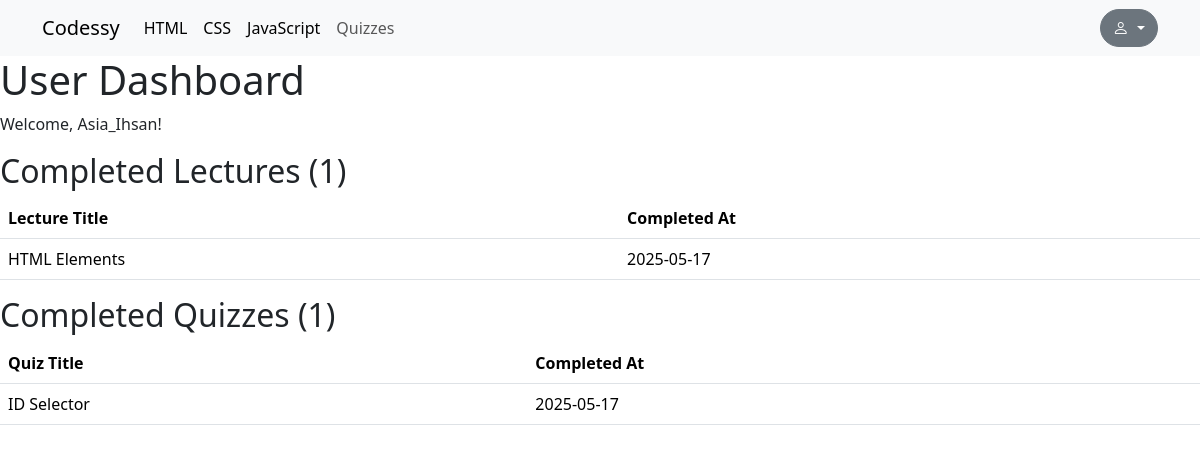
Screenshot of /user_dashboard.php (signed in) with the database file from the repository.
### tables this page shows
CREATE TABLE `programing_language` (
  `id` int(11) NOT NULL,
  `language_name` varchar(255) NOT NULL,
  `created_at` date NOT NULL
);

CREATE TABLE `completed_lectures` (
  `id` int(11) NOT NULL,
  `user_id` int(11) NOT NULL,
  `language_id` int(11) NOT NULL,
  `lecture_id` int(11) NOT NULL,
  `created_at` date NOT NULL
);

CREATE TABLE `lectures` (
  `id` int(11) NOT NULL,
  `admin_id` int(11) NOT NULL,
  `language_id` int(11) NOT NULL,
  `lecture_title` varchar(255) NOT NULL,
  `lecture_code` text NOT NULL,
  `created_at` date NOT NULL
);

CREATE TABLE `quizzes` (
  `id` int(11) NOT NULL,
  `admin_id` int(11) NOT NULL,
  `language_id` int(11) NOT NULL,
  `lecture_id` int(11) NOT NULL,
  `quiz_title` varchar(255) NOT NULL,
  `quiz_content` text NOT NULL,
  `quiz_code` text NOT NULL,
  `quiz_answer` text NOT NULL,
  `created_at` date NOT NULL
);

CREATE TABLE `completed_quizzes` (
  `id` int(11) NOT NULL,
  `user_id` int(11) NOT NULL,
  `quiz_id` int(11) NOT NULL,
  `user_answer` text NOT NULL,
  `created_at` date NOT NULL
);

### config.php (called while the page is built, shortened)
<?php
require_once 'session.php';
class Database {
    private $pdo;
    public function __construct() {
        try {
            $this->pdo = new PDO("mysql:host=" . DB_SERVER . ";dbname=" . DB_NAME, DB_USERNAME, DB_PASSWORD);
            $this->pdo->setAttribute(PDO::ATTR_ERRMODE, PDO::ERRMODE_EXCEPTION);
        } catch(PDOException $e) {
            die("ERROR: Could not connect. " . $e->getMessage());
        }
    }
    public function query($sql) {
        try {
            $stmt = $this->pdo->prepare($sql);
            $stmt->execute();
            return $stmt;
        } catch(PDOException $e) {
            return false;
        }
    }
}
$pdo = new Database();
?>

### session.php (called while the page is built, shortened)
<?php
class Session{
    private function Check_login(){
        if(isset($_SESSION['username']) && isset($_SESSION['isLoggedIn'])){
            $this->username = $_SESSION['username'];
            $this->userID = $_SESSION['userID'];
        } else {
            unset($this->username);
            unset($this->password);
            unset($this->userID);
            unset($this->isLoggedIn);
        }
    }
}
$session = new Session();
?>

### user_dashboard.php (the view, shortened to what this page needs)
<?php
require_once 'config.php';
require_once 'nav.php';
?>
<!DOCTYPE html>
<html lang="en">
<head>
</head>
<body>
    <h1>User Dashboard</h1>
    <p>Welcome, <?php echo htmlspecialchars($session->username); ?>!</p>
    <?php
    $sql = "SELECT lectures.lecture_title, completed_lectures.created_at AS completed_at FROM lectures JOIN completed_lectures ON lectures.id = completed_lectures.lecture_id WHERE completed_lectures.user_id = '$session->userID'";
    $stmt = $pdo->query($sql);
    if($stmt->rowCount() > 0) { ?>
        <h2>Completed Lectures (<?php echo $stmt->rowCount(); ?>)</h2>
        <table class="table">
            <thead>
                <tr>
                    <th>Lecture Title</th>
                    <th>Completed At</th>
                </tr>
            </thead>
            <tbody>
                <?php foreach ($stmt as $row) { ?>
                    <tr>
                        <td><?php echo htmlspecialchars($row['lecture_title']); ?></td>
                        <td><?php echo htmlspecialchars($row['completed_at']); ?></td>
                    </tr>
                <?php } ?>
            </tbody>
        </table>
    <?php } else { ?>
        <p>No completed lectures found.</p>
    <?php } ?>
    <?php
    $sql = "SELECT quizzes.quiz_title, completed_quizzes.created_at AS completed_at FROM quizzes JOIN completed_quizzes ON quizzes.id = completed_quizzes.quiz_id WHERE completed_quizzes.user_id = '$session->userID'";
    $stmt = $pdo->query($sql);
    if($stmt->rowCount() > 0) { ?>
        <h2>Completed Quizzes (<?php echo $stmt->rowCount(); ?>)</h2>
        <table class="table">
            <thead>
                <tr>
                    <th>Quiz Title</th>
                    <th>Completed At</th>
                </tr>
            </thead>
            <tbody>
                <?php foreach ($stmt as $row) { ?>
                    <tr>
                        <td><?php echo htmlspecialchars($row['quiz_title']); ?></td>
                        <td><?php echo htmlspecialchars($row['completed_at']); ?></td>
                    </tr>
                <?php } ?>
            </tbody>
        </table>
    <?php } else { ?>
        <p>No completed quizzes found.</p>
    <?php } ?>
</body>
</html>

### nav.php (shortened to what this page needs)
<?php
require_once 'config.php';
?>
<!DOCTYPE html>
<html lang="en">
<head>
        <link href="https://cdn.jsdelivr.net/npm/bootstrap@5.3.6/dist/css/bootstrap.min.css" rel="stylesheet">
        <link rel="stylesheet" href="https://cdn.jsdelivr.net/npm/bootstrap-icons@1.11.3/font/bootstrap-icons.css">
</head>
<body>
    <nav class="navbar navbar-expand-lg bg-body-tertiary">
  <div class="container">
    <a class="navbar-brand" href="#">Codessy</a>
    <div class=" collapse navbar-collapse" id="navbarSupportedContent">
      <ul class="navbar-nav me-auto mb-2 mb-lg-0">
      <?php
      $result = $pdo->query("SELECT * FROM programing_language");
      foreach ($result as $row) { ?>
        <li class="nav-item">
          <a class="nav-link active" aria-current="page" href="lectures.php?language_id=<?php echo htmlspecialchars($row['id']); ?>"><?php echo htmlspecialchars($row['language_name']); ?></a>
        </li>
      <?php }
      ?>
        <li class="nav-item">
          <a class="nav-link" href="quiz.php?language_id=<?php echo htmlspecialchars($row['id']); ?>">Quizzes</a>
        </li>
      </ul>
      <?php
      if(!isset($_SESSION['username']) ) { ?>
       <div class="d-flex" role="search">
        <a href="login.php" class="btn btn-primary">Sign In</a>
        <a href="sign_up.php" class="btn text-primary">Sign Up</a>
      </div>
      <?php } else if(isset($_SESSION['username'])) { ?>
         <div class="dropdown">
        <button class="btn btn-secondary dropdown-toggle rounded-pill" type="button" id="dropdownMenuButton" data-bs-toggle="dropdown" aria-expanded="false">
          <i class="bi bi-person"></i>
        </button>
      </div>
      <?php } ?>
    </div>
  </div>
</nav>
</body>
</html>

### rows the page displays
programing_language: language_name "HTML"
programing_language: language_name "CSS"
programing_language: language_name "JavaScript"
completed_lectures: lecture.lecture_title "HTML Elements", created_at "2025-05-17"
quizzes: quiz_title "ID Selector", completed_quizzes.created_at "2025-05-17"

### other values shown
$session->username "Asia_Ihsan"
$stmt->rowCount() "1"
